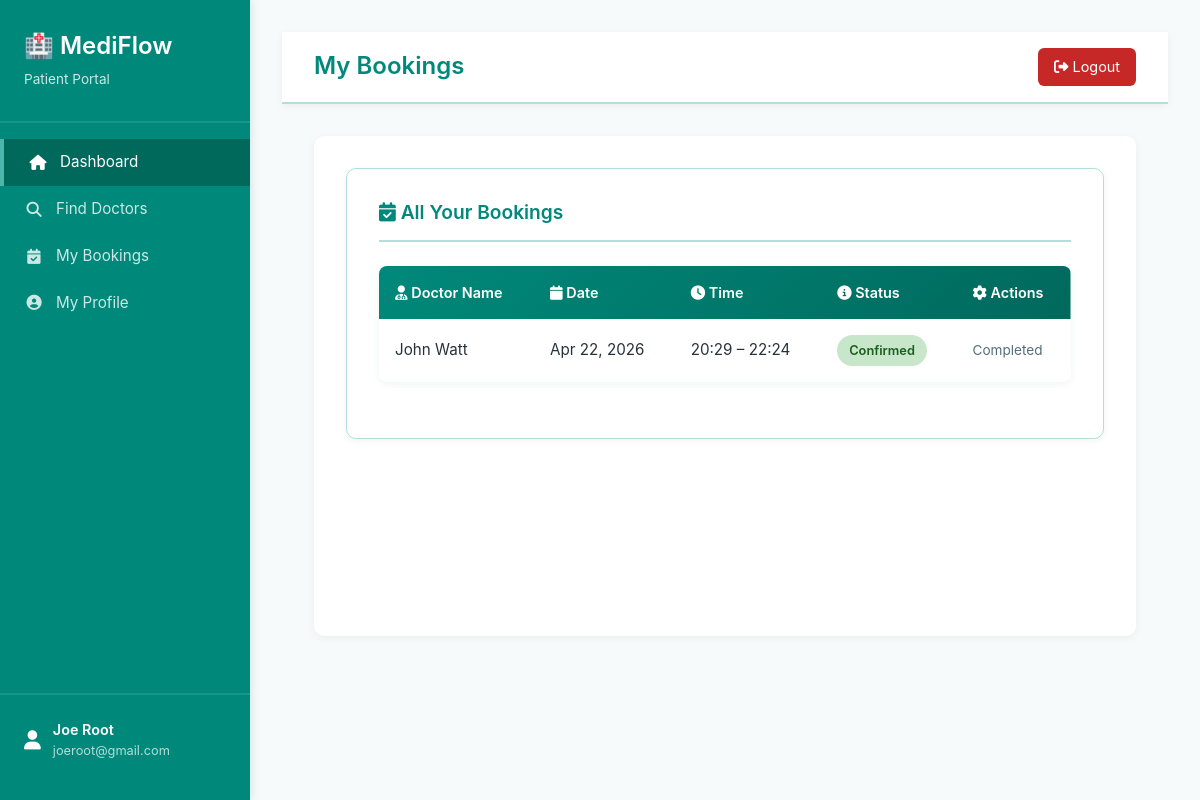
Screenshot of /patients/bookings/ (signed in) with the database file from the repository.
### accounts/models.py (models this page shows, shortened)
class CustomUser(AbstractUser):
    ROLE_CHOICES = (
        ('DOCTOR', 'Doctor'),
        ('PATIENT', 'Patient'),
    )
    role = models.CharField(
        max_length=10,
        choices=ROLE_CHOICES,
        default='PATIENT'
    )
    google_calendar_token = models.JSONField(
        null=True,
        blank=True,
        help_text="OAuth token for Google Calendar"
    )
    is_2fa_enabled = models.BooleanField(
        default=False,
        help_text="Whether two-factor authentication is enabled"
    )
    class Meta:
        db_table = 'accounts_customuser'
        verbose_name = 'User'
        verbose_name_plural = 'Users'
    def is_patient(self):
        return self.role == 'PATIENT'

### bookings/models.py (models this page shows, shortened)
class Booking(models.Model):
    PAYMENT_STATUS_CHOICES = [
        ('pending', 'Pending'),
        ('completed', 'Completed'),
        ('failed', 'Failed'),
    ]
    patient = models.ForeignKey(
        CustomUser,
        on_delete=models.CASCADE,
        related_name='bookings',
        limit_choices_to={'role': 'PATIENT'}
    )
    doctor = models.ForeignKey(
        CustomUser,
        on_delete=models.CASCADE,
        related_name='patient_bookings',
        limit_choices_to={'role': 'DOCTOR'}
    )
    slot = models.OneToOneField(
        AvailabilitySlot,
        on_delete=models.CASCADE,
        related_name='booking'
    )
    consultation_fee = models.DecimalField(max_digits=10, decimal_places=2, default=0)
    payment_status = models.CharField(
        max_length=20,
        choices=PAYMENT_STATUS_CHOICES,
        default='pending',
        help_text="Payment status for the consultation"
    )
    payment_id = models.CharField(max_length=100, blank=True, null=True, help_text="Razorpay payment ID")
    created_at = models.DateTimeField(auto_now_add=True)
    reminder_sent_24h = models.BooleanField(default=False, help_text="Whether 24-hour reminder has been sent")
    reminder_sent_1h = models.BooleanField(default=False, help_text="Whether 1-hour reminder has been sent")
    class Meta:
        db_table = 'bookings_booking'
        verbose_name = 'Booking'
        verbose_name_plural = 'Bookings'
        ordering = ['-created_at']

### doctors/models.py (models this page shows, shortened)
class AvailabilitySlot(models.Model):
    doctor = models.ForeignKey(
        CustomUser,
        on_delete=models.CASCADE,
        related_name='availability_slots',
        limit_choices_to={'role': 'DOCTOR'}
    )
    date = models.DateField()
    start_time = models.TimeField()
    end_time = models.TimeField()
    is_booked = models.BooleanField(default=False)
    is_recurring = models.BooleanField(default=False, help_text="Repeat every week on this day")
    max_patients_per_day = models.IntegerField(default=10)
    created_at = models.DateTimeField(auto_now_add=True)
    updated_at = models.DateTimeField(auto_now=True)
    class Meta:
        db_table = 'doctors_availabilityslot'
        verbose_name = 'Availability Slot'
        verbose_name_plural = 'Availability Slots'
        ordering = ['-date', 'start_time']
        unique_together = ('doctor', 'date', 'start_time', 'end_time')
        indexes = [
            models.Index(fields=['doctor', 'date', 'is_booked']),
        ]

### patients/views.py (the view)
    def wrapper(request, *args, **kwargs):
        if not request.user.is_authenticated or not request.user.is_patient():
            messages.error(request, "You don't have permission to access this page.")
            return redirect('home')
        return view_func(request, *args, **kwargs)

### patients/views.py (called while the page is built)
def patient_only(view_func):
    def wrapper(request, *args, **kwargs):
        if not request.user.is_authenticated or not request.user.is_patient():
            messages.error(request, "You don't have permission to access this page.")
            return redirect('home')
        return view_func(request, *args, **kwargs)
    return wrapper

@login_required(login_url='home')
@patient_only
@ensure_csrf_cookie
def my_bookings(request):
    from django.utils import timezone
    patient = request.user
    bookings = Booking.objects.filter(patient=patient).select_related(
        'doctor', 'slot'
    ).order_by('-slot__date')
    context = {
        'bookings': bookings,
        'today': timezone.now().date(),
    }
    if request.GET.get('ajax') == '1':
        return render(request, 'patients/bookings_iframe.html', context)
    return render(request, 'patients/my_bookings.html', context)

### templates/patients/my_bookings.html (shortened to what this page needs)
{% extends 'patients/base_patient.html' %}
{% block navbar_title %}My Bookings{% endblock %}
{% block content %}
{% if bookings %}
<div class="patient-card">
    <h3><i class="fas fa-calendar-check"></i> All Your Bookings</h3>
    <div class="table-patient" style="overflow-x: auto;">
        <table style="width: 100%;">
            <thead>
                <tr>
                    <th><i class="fas fa-user-md"></i> Doctor Name</th>
                    <th><i class="fas fa-calendar"></i> Date</th>
                    <th><i class="fas fa-clock"></i> Time</th>
                    <th><i class="fas fa-info-circle"></i> Status</th>
                    <th><i class="fas fa-cog"></i> Actions</th>
                </tr>
            </thead>
            <tbody>
                {% for booking in bookings %}
                <tr>
                    <td>{{ booking.doctor.get_full_name }}</td>
                    <td>{{ booking.slot.date|date:"M d, Y" }}</td>
                    <td>{{ booking.slot.start_time|time:"H:i" }} – {{ booking.slot.end_time|time:"H:i" }}</td>
                    <td>
                        <span class="badge-status badge-confirmed">Confirmed</span>
                    </td>
                    <td>
                        {% if booking.slot.date >= today %}
                        <form method="post" action="{% url 'cancel_booking' %}" style="display: inline;">
                            {% csrf_token %}
                            <button type="submit" class="btn-patient btn-danger-patient" style="padding: 0.5rem 1rem; font-size: 0.85rem;" onclick="return confirm('Are you sure?');">
                                <i class="fas fa-times"></i> Cancel
                            </button>
                        </form>
                        {% else %}
                        <span style="color: #546E7A; font-size: 0.85rem;">Completed</span>
                        {% endif %}
                    </td>
                </tr>
                {% endfor %}
            </tbody>
        </table>
    </div>
</div>
{% endif %}
{% endblock %}

### templates/patients/base_patient.html (shortened to what this page needs)
<!DOCTYPE html>
<html lang="en">
<head>
    <link href="https://cdn.jsdelivr.net/npm/bootstrap@5.3.0/dist/css/bootstrap.min.css" rel="stylesheet">
    <link rel="stylesheet" href="https://cdnjs.cloudflare.com/ajax/libs/font-awesome/6.4.0/css/all.min.css">
</head>
<body>
    <div class="sidebar">
        <div class="sidebar-header">
            <h2>🏥 MediFlow</h2>
            <p>Patient Portal</p>
        </div>
        <ul class="sidebar-menu">
            <li><a href="#" data-page="dashboard" class="sidebar-link active" data-url="{% url 'patient_dashboard' %}">
                <i class="fas fa-home"></i> Dashboard
            </a></li>
            <li><a href="#" data-page="find-doctors" class="sidebar-link" data-url="{% url 'view_doctors' %}">
                <i class="fas fa-search"></i> Find Doctors
            </a></li>
            <li><a href="#" data-page="my-bookings" class="sidebar-link" data-url="{% url 'my_bookings' %}">
                <i class="fas fa-calendar-check"></i> My Bookings
            </a></li>
            <li><a href="#" data-page="my-profile" class="sidebar-link" data-url="{% url 'patient_profile' %}">
                <i class="fas fa-user-circle"></i> My Profile
            </a></li>
        </ul>
        <div class="sidebar-footer">
            <div class="user-info">
                <i class="fas fa-user" style="font-size: 1.2rem;"></i>
                <div>
                    <div style="font-weight: 600;">{{ user.get_full_name }}</div>
                    <div style="font-size: 0.8rem; opacity: 0.7;">{{ user.email }}</div>
                </div>
            </div>
        </div>
    </div>
    <div class="main-content">
        <div class="navbar-patient">
            <h1>{% block navbar_title %}Patient Dashboard{% endblock %}</h1>
            <div class="navbar-actions">
                <form action="{% url 'logout' %}" method="POST" style="margin: 0;" onsubmit="return confirm('Are you sure you want to logout?');">
                    <button type="submit" class="logout-btn">
                        <i class="fas fa-sign-out-alt"></i> Logout
                    </button>
                </form>
            </div>
        </div>
        <div id="content-container" class="content-container">
            {% block content %}{% endblock %}
        </div>
    </div>
</body>
</html>

### templates/patients/base_patient.html (style rules this page uses)
:root { --primary-teal: #00897B; --secondary-teal: #00695C; --accent-teal: #4DB6AC; --background: #F7FAFA; --card-bg: #FFFFFF; --text-color: #263238; --text-light: #546E7A; --success: #2E7D32; --danger: #C62828; --warning: #F57C00; --border-color: #B2DFDB; }
* { margin: 0; padding: 0; box-sizing: border-box; }
body { font-family: -apple-system, BlinkMacSystemFont, 'Segoe UI', Roboto, sans-serif; background-color: var(--background); color: var(--text-color); }
.sidebar { background: var(--primary-teal); color: white; height: 100vh; position: fixed; left: 0; top: 0; width: 250px; overflow-y: auto; box-shadow: 2px 0 8px rgba(0, 137, 123, 0.15); }
.sidebar-header { padding: 2rem 1.5rem; border-bottom: 2px solid rgba(255, 255, 255, 0.1); }
.sidebar-header h2 { font-size: 1.5rem; margin: 0; font-weight: 600; }
.sidebar-header p { font-size: 0.85rem; opacity: 0.8; margin: 0.5rem 0 0 0; }
.sidebar-menu { list-style: none; padding: 1rem 0; }
.sidebar-menu li { margin: 0; }
.sidebar-menu a { display: flex; align-items: center; gap: 0.75rem; padding: 0.75rem 1.5rem; color: rgba(255, 255, 255, 0.8); text-decoration: none; transition: all 0.2s; font-size: 0.95rem; }
.sidebar-menu a.active { background: var(--secondary-teal); color: white; border-left: 4px solid var(--accent-teal); }
.sidebar-menu i { width: 20px; text-align: center; }
.sidebar-footer { position: absolute; bottom: 0; width: 100%; padding: 1.5rem; border-top: 2px solid rgba(255, 255, 255, 0.1); }
.user-info { display: flex; align-items: center; gap: 0.75rem; margin-bottom: 1rem; font-size: 0.9rem; }
.main-content { margin-left: 250px; padding: 2rem; }
.navbar-patient { background: white; border-bottom: 2px solid var(--border-color); box-shadow: 0 2px 8px rgba(0, 0, 0, 0.05); padding: 1rem 2rem; display: flex; justify-content: space-between; align-items: center; position: sticky; top: 0; z-index: 100; }
.navbar-patient h1 { font-size: 1.5rem; color: var(--primary-teal); margin: 0; font-weight: 600; }
.navbar-actions { display: flex; align-items: center; gap: 1.5rem; }
.logout-btn { background: var(--danger); color: white; border: none; padding: 0.5rem 1rem; border-radius: 6px; cursor: pointer; font-size: 0.9rem; transition: background 0.2s; }
.patient-card { background: var(--card-bg); border-radius: 10px; box-shadow: 0 2px 8px rgba(0, 0, 0, 0.05); padding: 2rem; margin-bottom: 2rem; border: 1px solid var(--border-color); }
.patient-card h3 { color: var(--primary-teal); margin-bottom: 1rem; font-size: 1.2rem; }
.table-patient { background: var(--card-bg); border-radius: 10px; overflow: hidden; box-shadow: 0 2px 8px rgba(0, 0, 0, 0.05); }
.table-patient thead { background: var(--primary-teal); color: white; }
.table-patient thead th { border: none; padding: 1rem; font-weight: 600; }
.table-patient tbody td { padding: 1rem; border-color: var(--border-color); vertical-align: middle; }
.badge-status { padding: 0.5rem 0.75rem; border-radius: 6px; font-size: 0.85rem; font-weight: 500; }
.badge-confirmed { background: #E8F5E9; color: var(--success); }
.content-container { padding: 2rem; min-height: 500px; background: var(--card-bg); border-radius: 10px; margin: 2rem; box-shadow: 0 2px 8px rgba(0, 0, 0, 0.05); animation: fadeIn 0.3s ease-in; }
.content-container h2, .content-container h3 { margin-top: 2rem; margin-bottom: 1.5rem; padding-bottom: 1rem; border-bottom: 2px solid var(--border-color); font-weight: 600; }
.content-container h2:first-child, .content-container h3:first-child { margin-top: 0; }
.patient-card h3 { margin-bottom: 1.2rem; }
.table-patient { margin-top: 1.5rem; margin-bottom: 1.5rem; }
.table-patient table { margin-bottom: 0; }

### templates/patients/my_bookings.html (style rules this page uses)
.table-patient { background: white; border-radius: 8px; overflow: hidden; box-shadow: 0 2px 8px rgba(0, 137, 123, 0.08); }
.table-patient table { border-collapse: collapse; }
.table-patient thead { background: linear-gradient(135deg, #00897B 0%, #00695C 100%); color: white; }
.table-patient thead th { padding: 1rem; text-align: left; font-weight: 600; font-size: 0.9rem; border: none; }
.table-patient tbody tr { border-bottom: 1px solid #E0F2F1; transition: background-color 0.2s; }
.table-patient tbody tr:last-child { border-bottom: none; }
.table-patient td { padding: 1rem; color: #263238; font-size: 0.95rem; }
.badge-status { display: inline-block; padding: 0.35rem 0.75rem; border-radius: 20px; font-size: 0.8rem; font-weight: 600; }
.badge-confirmed { background: #C8E6C9; color: #1B5E20; }

### rows the page displays
CustomUser: get_full_name "Joe Root", email "joeroot@gmail.com"
Booking: doctor.get_full_name "John Watt", slot "Apr 22, 2026", slot.start_time "20:29", slot.end_time "22:24", shows "Completed"
